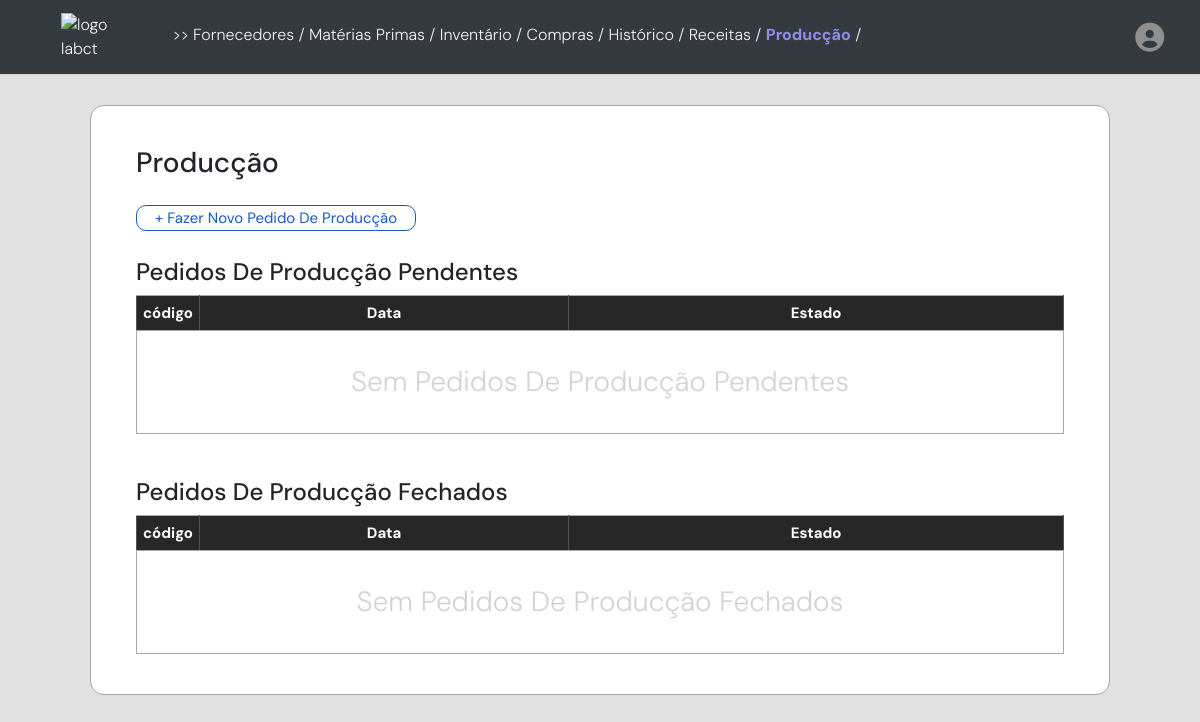
The page /produccao (signed in) on the database as committed earlier.
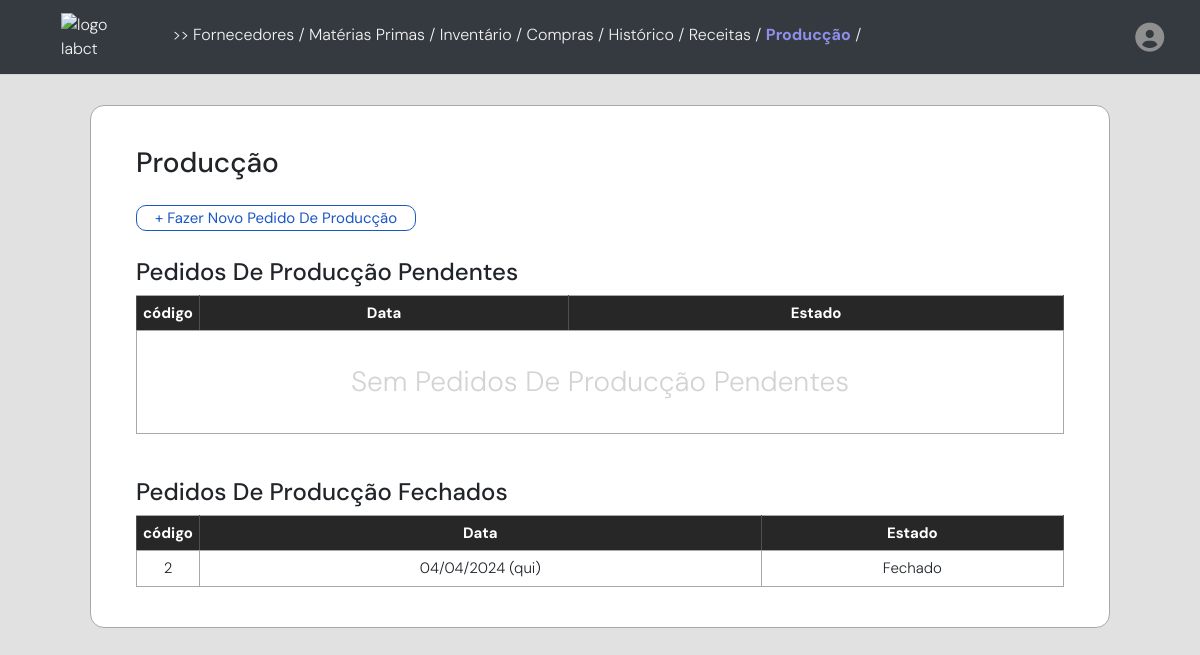
The same page on the database as committed later.
### models/produc_model.py (models this page shows)
class Produc(db.Model):
    __tablename__ = "produc"
    __table_args__ = {"extend_existing": True}
    id_pdc = db.Column(db.Integer, primary_key=True, autoincrement=True)
    data_pdc = db.Column(db.DateTime, default=datetime.now(timezone.utc))
    estado_pdc = db.Column(db.Enum('Pendente', 'Fechado'))
    user_id = db.Column(db.Integer, db.ForeignKey('usuarios.id'), nullable=False)
    usuarios = db.relationship("Usuarios", back_populates="produc")
    producdados = db.relationship("ProducDados", back_populates="produc")

### app.py (the view)
@app.route('/produccao', methods=['GET', 'POST'])
def produccao():
    receitas = Receitas.query.filter_by(user_id=current_user.id).all()
    receitas_schema = ReceitasSchema(many=True)
    serialized_data_rct = receitas_schema.dump(receitas)
    produc = Produc.query.filter_by(user_id=current_user.id).all()
    produc_schema = ProducSchema(many=True)
    producdados = ProducDados.query.filter_by(user_id=current_user.id).all()
    producdados_schema = ProducDadosSchema(many=True)
    produc_pendente = [pdc for pdc in produc if pdc.estado_pdc == "Pendente"]
    produc_fechado = [pdc for pdc in produc if pdc.estado_pdc == "Fechado"]
    serialized_data_produc_pendente = produc_schema.dump(produc_pendente)
    serialized_data_produc_fechado = produc_schema.dump(produc_fechado)
    serialized_data_produc_dados = producdados_schema.dump(producdados)
    return render_template('produccao.html',
                           receitas=serialized_data_rct,
                           producPendente=serialized_data_produc_pendente,
                           producFechado=serialized_data_produc_fechado,
                           producDados=serialized_data_produc_dados)

### app.py (called while the page is built)
@login_manager.user_loader
def user_loader(user_id):
    return Usuarios.query.get(int(user_id))

def datetimeformat2(value):
    if isinstance(value, str):
        value = datetime.strptime(value, '%Y-%m-%dT%H:%M:%S.%f')
    formatted_date = value.strftime("%d/%m/%Y")
    day_of_week = DAYS_PT[value.weekday()]  # Get the day of the week in Portuguese
    return f"{formatted_date} ({day_of_week})"

### templates/produccao.html (shortened to what this page needs)
{% extends "base.html" %}
{% block content %}
<body>
    <div class="container">
        <div class="tabela">
            <h3 style="margin-bottom: 25px;"> Producção </h3>
            <button id="expandBtn" class="btn-cadastrar"> + Fazer Novo Pedido De Producção</button>
            <div class="listaPedidos" style="margin-top: 12px;">
                <h4> Pedidos De Producção Pendentes</h4>
                <table  id="myTable" class="fold-table parent-table">
                    <thead>
                        <tr>
                            <th style="width: 5%;">código</th>
                            <th>Data</th>
                            <th>Estado</th>
                        </tr>
                    </thead>
                    <tbody>
                        {% if not producPendente %}
                        <tr class="semCompras">
                            <td colspan="3">
                                <h3 style="font-weight: 300; color: lightgray; margin-block: 28px;">Sem Pedidos De
                                    Producção
                                    Pendentes</h3>
                            </td>
                        </tr>
                        {% endif %}
                    </tbody>
                </table>
            </div>
            <div class="listaPedidos" style="margin-top: 44px;">
                <h4> Pedidos De Producção Fechados</h4>
                <table>
                    <thead>
                        <tr>
                            <th style="width: 5%;">código</th>
                            <th>Data</th>
                            <th>Estado</th>
                        </tr>
                    </thead>
                    <tbody>
                        {% if not producFechado %}
                        <tr class="semCompras">
                            <td colspan="3">
                                <h3 style="font-weight: 300; color: lightgray; margin-block: 28px;">Sem Pedidos De
                                    Producção
                                    Fechados</h3>
                            </td>
                        </tr>
                        {% endif %}
                        {% for produc in producFechado %}
                        <tr>
                            <td>{{ produc.id_pdc }}</td>
                            <td>{{ produc.data_pdc | datetimeformat2 }}</td>
                            <td>{{ produc.estado_pdc }}</td>
                        </tr>
                        {% endfor %}
                    </tbody>
                </table>
            </div>
        </div>
    </div>
</body>
{% endblock %}

Rows that differ between the two databases and show on the page:
added Produc: id_pdc "2", data_pdc "04/04/2024 (qui)", estado_pdc "Fechado"
Other text that changed with them:
text no longer shown: "Sem Pedidos De Producção Fechados"
